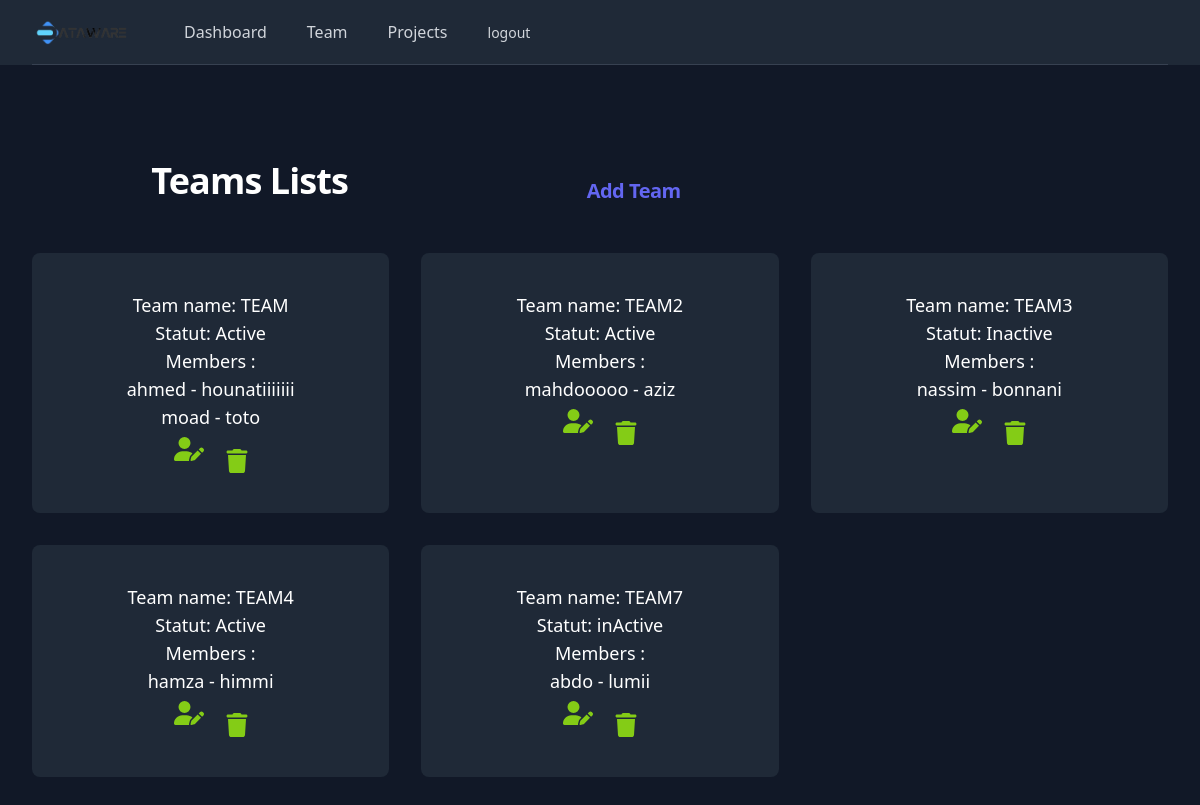
/sm/squads.php, run on an earlier commit of the app's database.
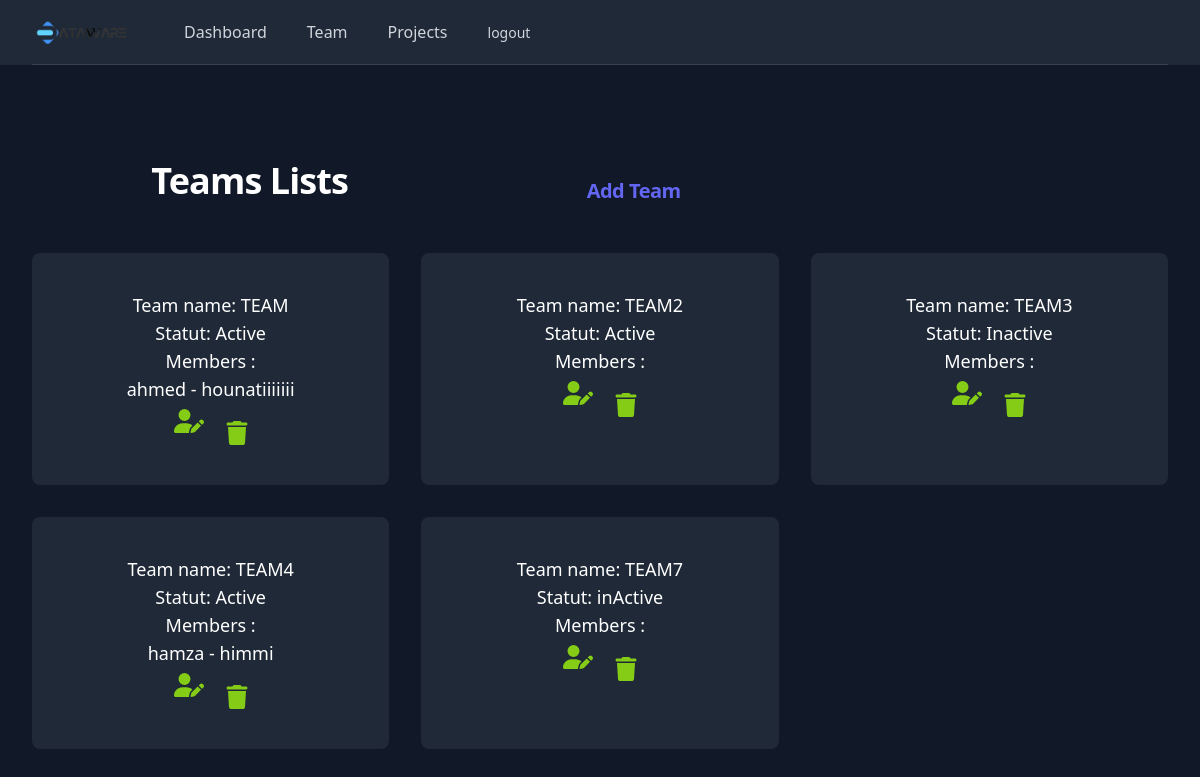
And on a later commit of the database.
### tables this page shows
CREATE TABLE `equipes` (
    `IDEquipe` int(11) NOT NULL,
    `NomEquipe` varchar(255) DEFAULT NULL,
    `Statut` varchar(50) DEFAULT NULL,
    `DateCreation` datetime NOT NULL DEFAULT curtime()
);

CREATE TABLE `perssonel` (
    `Id` int(11) NOT NULL,
    `FirstName` varchar(255) DEFAULT NULL,
    `LastName` varchar(255) DEFAULT NULL,
    `Email` varchar(255) DEFAULT NULL,
    `Passdwd` varchar(255) DEFAULT NULL,
    `Tel` varchar(25) DEFAULT NULL,
    `IDTeam` int(11) DEFAULT NULL,
    `Statut` varchar(255) DEFAULT NULL,
    `DateCreation` datetime NOT NULL DEFAULT curtime(),
    `IDProject` int(11) DEFAULT NULL,
    `role` enum('user', 'scrum_master', 'product_owner') NOT NULL DEFAULT 'user'
);

### classe/sm.php (called while the page is built, shortened)
<?php
class Project
{
    private $conn;
    public function __construct($conn)
    {
        $this->conn = $conn;
    }
    public function getTeams()
    {
        $sql = "SELECT * FROM equipes";
        $stmt = $this->conn->query($sql);
        $teams = $stmt->fetchAll(PDO::FETCH_ASSOC);
        return $teams;
    }
    public function getTeamMembers($teamId)
    {
        $sql = "SELECT perssonel.FirstName, perssonel.LastName FROM perssonel WHERE IDTeam = :teamId";
        $stmt = $this->conn->prepare($sql);
        $stmt->bindParam(':teamId', $teamId);
        $stmt->execute();
        $members = $stmt->fetchAll(PDO::FETCH_ASSOC);
        return $members;
    }
}

### sm/squads.php (the view, shortened to what the changed rows need)
<?php
require '../includes/conn.inc.php';
require '../classe/sm.php';
$teamDashboard = new Project($conn);
$teams = $teamDashboard->getTeams();
?>
<!DOCTYPE html>
<html lang="en">
<head>
    <script src="https://cdn.tailwindcss.com"></script>
</head>
<body>
    <section class="bg-gray-900">
        <div class="mx-auto py-12 px-4 max-w-7xl sm:px-6 lg:px-8 lg:py-24">
            <div class="space-y-12">
                <div class="space-y-5 flex justify-around sm:space-y-4 md:max-w-xl lg:max-w-3xl xl:max-w-none">
                    <h2 class="text-3xl font-extrabold text-white tracking-tight sm:text-4xl">Teams Lists</h2>
                </div>
                <ul role="list" class="space-y-4 sm:grid sm:grid-cols-2 sm:gap-6 sm:space-y-0 lg:grid-cols-3 lg:gap-8">
                    <?php foreach ($teams as $team) : ?>
                        <li class="py-10 px-6 bg-gray-800 text-center rounded-lg xl:px-10 xl:text-left">
                            <div class="space-y-6 xl:space-y-10">
                                <div class="space-y-2 xl:flex xl:items-center xl:justify-between">
                                    <div class="font-medium text-lg leading-6 space-y-1">
                                        <h3 class="text-white"> Team name: <?php echo $team['NomEquipe']; ?></h3>
                                        <p class="text-white"> Statut: <?php echo $team['Statut']; ?></p>
                                        <h2 class="text-white">Members : </h2>
                                        <?php $members = $teamDashboard->getTeamMembers($team['IDEquipe']); ?>
                                        <?php foreach ($members as $member) : ?>
                                            <h3 class="text-white"><?php echo $member['FirstName']; ?> - <?php echo $member['LastName']; ?></h3>
                                        <?php endforeach; ?>
                                    </div>
                                    <ul role="list" class="flex justify-center space-x-5">
                                        <li>
                                            <a href="modificationequipe.php?modifierID=<?php echo $team['IDEquipe'] ?>" class="text-indigo-700 hover:text-indigo-700">
                                            </a>
                                        </li>
                                        <li>
                                            <a href="deleteequipe.php?DeleteID=<?php echo $team['IDEquipe'] ?>" class="text-indigo-700 hover:text-indigo-700">
                                            </a>
                                        </li>
                                    </ul>
                                </div>
                            </div>
                        </li>
                    <?php endforeach; ?>
                </ul>
            </div>
        </div>
    </section>
</body>
</html>

What changed in the data, as far as the page shows it:
removed perssonel: FirstName "moad", LastName "toto", shown under equipes "TEAM"
removed perssonel: FirstName "mahdooooo", LastName "aziz", shown under equipes "TEAM2"
removed perssonel: FirstName "nassim", LastName "bonnani", shown under equipes "TEAM3"
removed perssonel: FirstName "abdo", LastName "lumii", shown under equipes "TEAM7"
